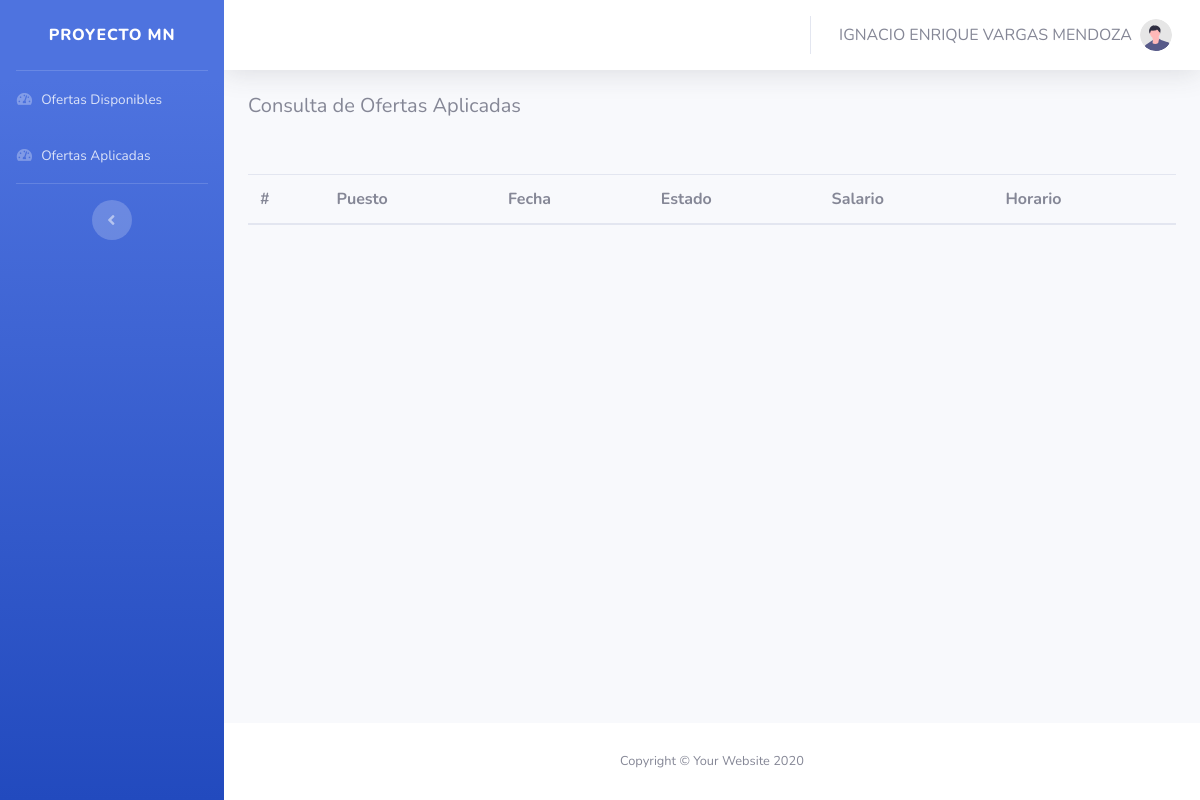
The page /View/Ofertas/consultarOfertasAplicadas.php (signed in) on the database as committed earlier.
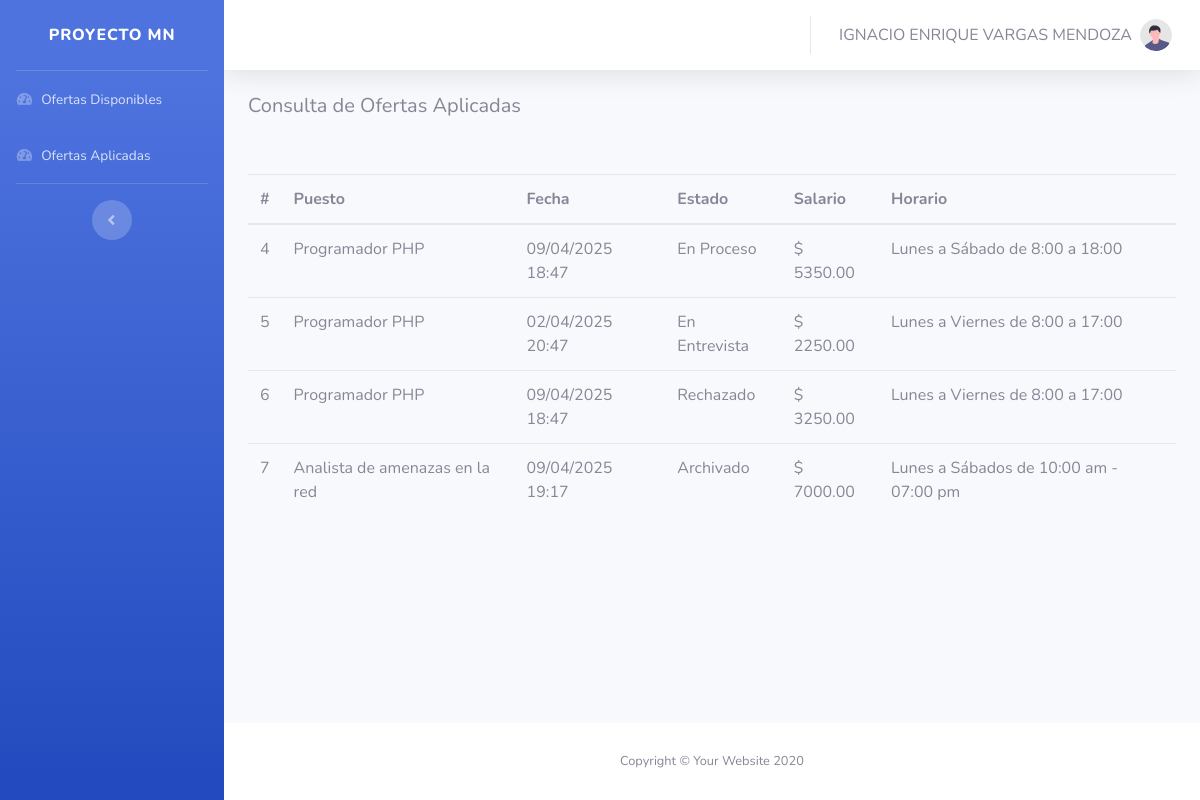
The same page on the database as committed later.
### tables this page shows
CREATE TABLE `usuario_oferta` (
  `Id` bigint(11) NOT NULL AUTO_INCREMENT,
  `IdUsuario` bigint(11) NOT NULL,
  `IdOferta` bigint(11) NOT NULL,
  `Fecha` datetime(6) NOT NULL,
  `Estado` int(11) NOT NULL,
  PRIMARY KEY (`Id`),
  KEY `FK_RELACION_USUARIO` (`IdUsuario`),
  KEY `FK_RELACION_OFERTA` (`IdOferta`),
  KEY `FK_EstadosUsuarioOferta` (`Estado`),
  CONSTRAINT `FK_EstadosUsuarioOferta` FOREIGN KEY (`Estado`) REFERENCES `estados` (`Id`),
  CONSTRAINT `FK_RELACION_OFERTA` FOREIGN KEY (`IdOferta`) REFERENCES `oferta` (`Id`),
  CONSTRAINT `FK_RELACION_USUARIO` FOREIGN KEY (`IdUsuario`) REFERENCES `usuario` (`Id`)
);

CREATE TABLE `puesto` (
  `Id` bigint(20) NOT NULL AUTO_INCREMENT,
  `Nombre` varchar(50) NOT NULL,
  `Descripcion` varchar(255) NOT NULL,
  PRIMARY KEY (`Id`)
);

CREATE TABLE `estados` (
  `Id` int(11) NOT NULL AUTO_INCREMENT,
  `Descripcion` varchar(200) NOT NULL,
  PRIMARY KEY (`Id`)
);

CREATE TABLE `oferta` (
  `Id` bigint(20) NOT NULL AUTO_INCREMENT,
  `IdPuesto` bigint(20) NOT NULL,
  `Salario` decimal(10,2) NOT NULL,
  `Horario` varchar(255) NOT NULL,
  `Estado` bit(1) DEFAULT NULL,
  `Imagen` varchar(2500) DEFAULT NULL,
  PRIMARY KEY (`Id`),
  KEY `FK_OfertaPuesto` (`IdPuesto`),
  CONSTRAINT `FK_OfertaPuesto` FOREIGN KEY (`IdPuesto`) REFERENCES `puesto` (`Id`)
);

### Model/OfertasUsuarioModel.php (called while the page is built, shortened)
<?php
    function ConsultarOfertasUsuarioModel($Id)
    {
        try
        {
            $context = AbrirBaseDatos();
            $sentencia = "CALL SP_ConsultarOfertasUsuario('$Id')";
            $resultado = $context -> query($sentencia);
            return $resultado;
        }
        catch(Exception $error)
        {
            return null;
        }
    }
?>

### Controller/OfertasUsuarioController.php (called while the page is built, shortened)
<?php
    include_once $_SERVER["DOCUMENT_ROOT"] . "/ProyectoMN/Proyecto/Model/OfertasUsuarioModel.php";
    function ConsultarOfertasUsuario($Id)
    {
        return ConsultarOfertasUsuarioModel($Id);
    }
?>

### View/Ofertas/consultarOfertasAplicadas.php (the view, shortened to what this page needs)
<?php
    include_once $_SERVER["DOCUMENT_ROOT"] . "/ProyectoMN/Proyecto/Controller/OfertasUsuarioController.php";
    include_once $_SERVER["DOCUMENT_ROOT"] . "/ProyectoMN/Proyecto/View/layoutInterno.php";
?>
<!DOCTYPE html>
<html lang="en">
<body id="page-top">
    <div id="wrapper">
        <div id="content-wrapper" class="d-flex flex-column">
            <div id="content">
                <div class="container-fluid">
                <h5>Consulta de Ofertas Aplicadas</h5>
                <br/><br/>
                    <table id="example" class="table">
                        <thead>
                            <tr>
                                <th>#</th>
                                <th>Puesto</th>
                                <th>Fecha</th>
                                <th>Estado</th>
                                <th>Salario</th>
                                <th>Horario</th>
                            </tr>
                        </thead>
                        <tbody>
                            <?php
                                $datos = ConsultarOfertasUsuario($_SESSION["IdUsuario"]);
                                while($row = mysqli_fetch_array($datos))
                                {
                                    echo "<tr>";
                                    echo "<td>" . $row["IdOferta"] . "</td>";
                                    echo "<td>" . $row["Nombre"] . "</td>";
                                    echo "<td>" .  date('d/m/Y H:i', strtotime($row["Fecha"])) . "</td>";
                                    echo "<td>" . $row["DescripcionEstado"] . "</td>";
                                    echo "<td> $ " . $row["Salario"] . "</td>";
                                    echo "<td>" . $row["Horario"] . "</td>";
                                    echo "</tr>";
                                }
                            ?>
                        </tbody>
                    </table>
                </div>
            </div>
        </div>
    </div>
</body>
</html>

Rows that differ between the two databases and show on the page:
added usuario_oferta: IdOferta "4", puesto.Nombre "Programador PHP", Fecha "09/04/2025 18:47", Estado.Descripcion "En Proceso", IdOferta.Salario "5350.00", IdOferta.Horario "Lunes a Sábado de 8:00 a 18:00"
added usuario_oferta: IdOferta "5", puesto.Nombre "Programador PHP", Fecha "02/04/2025 20:47", Estado.Descripcion "En Entrevista", IdOferta.Salario "2250.00", IdOferta.Horario "Lunes a Viernes de 8:00 a 17:00"
added usuario_oferta: IdOferta "6", puesto.Nombre "Programador PHP", Fecha "09/04/2025 18:47", Estado.Descripcion "Rechazado", IdOferta.Salario "3250.00", IdOferta.Horario "Lunes a Viernes de 8:00 a 17:00"
added usuario_oferta: IdOferta "7", puesto.Nombre "Analista de amenazas en la red", Fecha "09/04/2025 19:17", Estado.Descripcion "Archivado", IdOferta.Salario "7000.00", IdOferta.Horario "Lunes a Sábados de 10:00 am - 07:00 pm"
